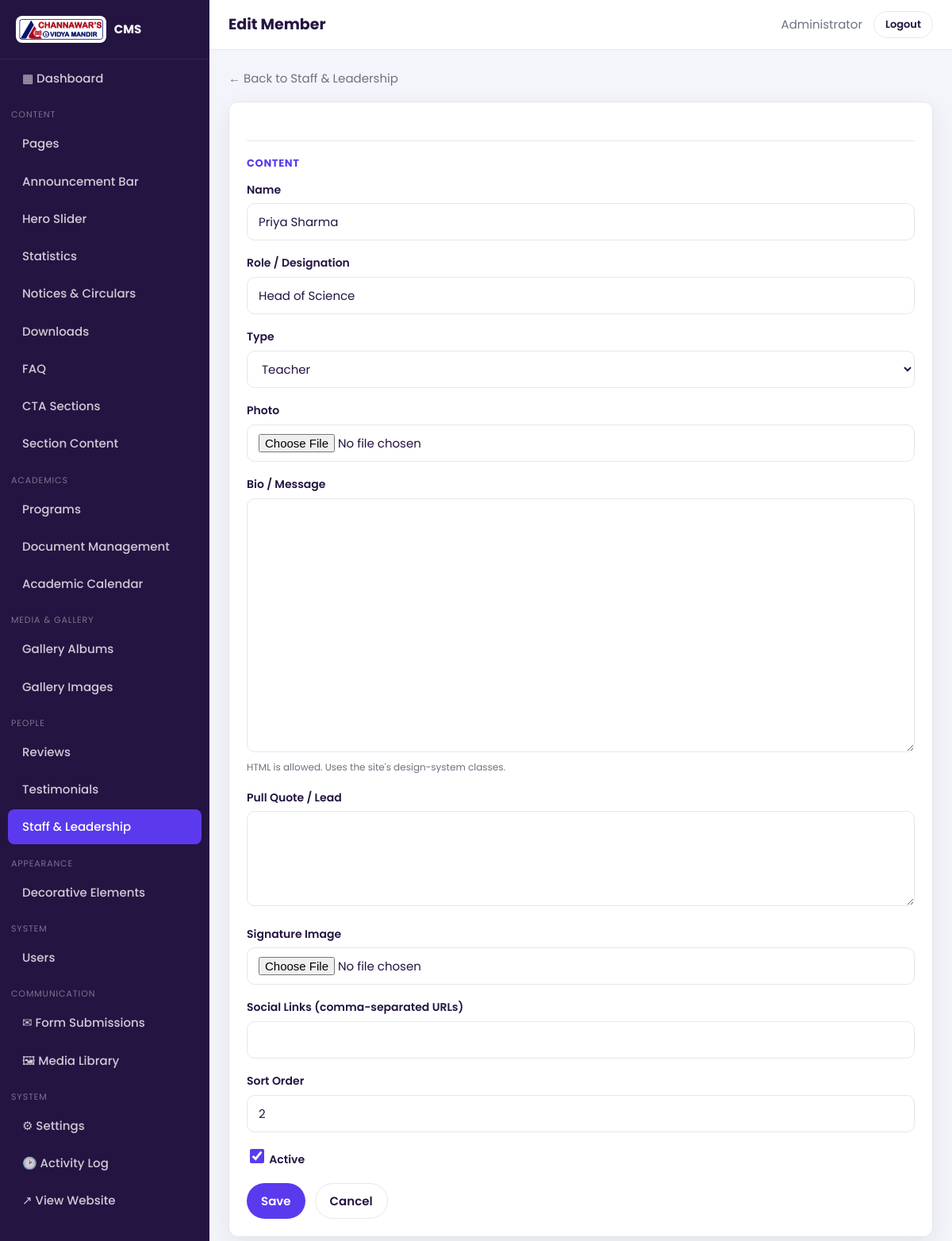
The page /admin/module/staff/edit/3 (signed in) on the database its author committed.
### tables this page shows
CREATE TABLE `cevm_users` (
  `id` int(10) unsigned NOT NULL AUTO_INCREMENT,
  `name` varchar(120) NOT NULL,
  `email` varchar(190) NOT NULL,
  `password` varchar(255) NOT NULL,
  `role` enum('admin','editor') NOT NULL DEFAULT 'editor',
  `avatar` varchar(255) DEFAULT NULL,
  `is_active` tinyint(1) NOT NULL DEFAULT 1,
  `reset_token` varchar(64) DEFAULT NULL,
  `reset_expires` datetime DEFAULT NULL,
  `last_login_at` datetime DEFAULT NULL,
  `created_at` datetime DEFAULT NULL,
  `updated_at` datetime DEFAULT NULL,
  `deleted_at` datetime DEFAULT NULL,
  PRIMARY KEY (`id`),
  UNIQUE KEY `uq_users_email` (`email`),
  KEY `idx_users_active` (`is_active`)
);

CREATE TABLE `cevm_staff` (
  `id` int(10) unsigned NOT NULL AUTO_INCREMENT,
  `name` varchar(120) NOT NULL,
  `role` varchar(120) DEFAULT NULL,
  `category` varchar(40) DEFAULT 'Teacher',
  `photo` varchar(255) DEFAULT NULL,
  `bio` longtext DEFAULT NULL,
  `quote` text DEFAULT NULL,
  `signature` varchar(255) DEFAULT NULL,
  `socials` varchar(500) DEFAULT NULL,
  `sort_order` int(11) NOT NULL DEFAULT 0,
  `is_active` tinyint(1) NOT NULL DEFAULT 1,
  `created_at` datetime DEFAULT NULL,
  `updated_at` datetime DEFAULT NULL,
  `deleted_at` datetime DEFAULT NULL,
  PRIMARY KEY (`id`),
  KEY `idx_staff_cat` (`category`)
);

### app/Core/Controller.php (called while the page is built, shortened)
<?php
abstract class Controller
{
    protected function view(string $view, array $data = [], ?string $layout = null): void
    {
        View::output($view, $data, $layout);
    }
}

### app/Controllers/Admin/CrudController.php (called while the page is built, shortened)
<?php
final class CrudController extends Controller
{
    private array $module;
    private string $key;
    private GenericModel $model;
    public function __construct(string $key)
    {
        $modules = require APP_PATH . '/modules.php';
        $this->key = $key;
        $this->module = $modules[$key];
        $this->model = new GenericModel($this->module['table'], !empty($this->module['softDelete']));
    }
    public function edit(int $id): void
    {
        $row = $this->model->find($id);
        $this->renderForm($row);
    }
    private function renderForm(?array $row): void
    {
        $this->view('admin/crud/form', [
            'title' => ($row ? 'Edit ' : 'New ') . $this->module['singular'],
            'moduleKey' => $this->key,
            'module' => $this->module,
            'row' => $row,
            'options' => $this->resolveOptions(),
            'errors' => [],
        ], 'admin/layout');
    }
    private function resolveOptions(): array
    {
        $out = [];
        return $out;
    }
}

### app/helpers.php (called while the page is built, shortened)
<?php
if (!function_exists('e')) {
    function e($value): string
    {
        return htmlspecialchars((string) ($value ?? ''), ENT_QUOTES | ENT_SUBSTITUTE, 'UTF-8');
    }
}
if (!function_exists('base_url')) {
    function base_url(string $path = ''): string
    {
        return BASE_URL . ($path !== '' ? '/' . ltrim($path, '/') : '');
    }
}
if (!function_exists('admin_url')) {
    function admin_url(string $path = ''): string
    {
        return ADMIN_URL . ($path !== '' ? '/' . ltrim($path, '/') : '');
    }
}
if (!function_exists('asset')) {
    function asset(string $path): string
    {
        return BASE_URL . '/assets/' . ltrim($path, '/');
    }
}

### app/Core/Database.php (called while the page is built, shortened)
<?php
final class Database
{
    private static ?Database $instance = null;
    private ?PDO $pdo = null;
    public static function instance(): self
    {
        return self::$instance ??= new self();
    }
    public function pdo(): PDO
    {
        if ($this->pdo instanceof PDO) {
            return $this->pdo;
        }
        $dsn = sprintf('mysql:host=%s;port=%s;dbname=%s;charset=%s', DB_HOST, defined('DB_PORT') ? DB_PORT : '3306', DB_NAME, DB_CHARSET);
        $options = [
            PDO::ATTR_ERRMODE            => PDO::ERRMODE_EXCEPTION,
            PDO::ATTR_DEFAULT_FETCH_MODE => PDO::FETCH_ASSOC,
            PDO::ATTR_EMULATE_PREPARES   => false,
            PDO::ATTR_TIMEOUT            => 5,
        ];
        $delaysMs = [100, 200, 400, 800, 1200];
        $attempt = 0;
        while (true) {
            try {
                $this->pdo = new PDO($dsn, DB_USER, DB_PASS, $options);
                return $this->pdo;
            } catch (PDOException $e) {
                if ($attempt >= count($delaysMs)) {
                    throw $e;
                }
                usleep($delaysMs[$attempt] * 1000);
                $attempt++;
            }
        }
    }
    public function run(string $sql, array $params = []): PDOStatement
    {
        $stmt = $this->pdo()->prepare($sql);
        $stmt->execute($params);
        return $stmt;
    }
    public function first(string $sql, array $params = []): ?array
    {
        $row = $this->run($sql, $params)->fetch();
        return $row === false ? null : $row;
    }
    public function all(string $sql, array $params = []): array
    {
        return $this->run($sql, $params)->fetchAll();
    }
}

### app/Core/Model.php (called while the page is built, shortened)
<?php
abstract class Model
{
    protected string $table;
    protected Database $db;
    public function __construct()
    {
        $this->db = Database::instance();
    }
    protected function t(): string
    {
        return DB_PREFIX . $this->table;
    }
    private function notDeleted(string $where = ''): string
    {
        $clause = 'deleted_at IS NULL';
        return $where === '' ? "WHERE {$clause}" : "{$where} AND {$clause}";
    }
    public function find(int $id): ?array
    {
        return $this->db->first(
            "SELECT * FROM {$this->t()} " . $this->notDeleted('WHERE id = ?'),
            [$id]
        );
    }
}

### config/config.php (called while the page is built, shortened)
<?php
require_once CONFIG_PATH . '/database.php';
spl_autoload_register(static function (string $class): void {
    $relative = str_replace('\\', '/', substr($class, 4));
    $file = APP_PATH . '/' . $relative . '.php';
});
require_once APP_PATH . '/helpers.php';

### app/Models/Setting.php (called while the page is built, shortened)
<?php
final class Setting
{
    private static ?array $cache = null;
    private static function load(): array
    {
        if (self::$cache === null) {
            self::$cache = [];
            $rows = Database::instance()->all(
                'SELECT setting_key, setting_value FROM ' . DB_PREFIX . 'settings'
            );
            foreach ($rows as $r) {
                self::$cache[$r['setting_key']] = $r['setting_value'];
            }
        }
        return self::$cache;
    }
    public static function get(string $key, ?string $default = null): ?string
    {
        $all = self::load();
        return $all[$key] ?? $default;
    }
}

### app/Core/Session.php (called while the page is built, shortened)
<?php
final class Session
{
    public static function get(string $key, $default = null)
    {
        return $_SESSION[$key] ?? $default;
    }
}

### app/Core/Auth.php (called while the page is built, shortened)
<?php
final class Auth
{
    public static function user(): ?array
    {
        return Session::get(self::KEY);
    }
    public static function id(): ?int
    {
        return self::user()['id'] ?? null;
    }
    public static function role(): string
    {
        return self::user()['role'] ?? 'guest';
    }
    public static function is(string $role): bool
    {
        return self::role() === $role;
    }
    public static function refresh(): void
    {
        $user = Database::instance()->first(
            'SELECT * FROM ' . DB_PREFIX . 'users WHERE id = ? LIMIT 1', [self::id()]
        );
    }
}

### app/Views/admin/crud/form.php (the view, shortened to what this page needs)
<?php
$val = static function (string $name, $default = '') use ($row) {
    return $row[$name] ?? $default;
};
$currentGroup = null;
?>
<div class="toolbar">
  <a class="muted" href="<?= admin_url('module/' . $moduleKey) ?>">← Back to <?= e($module['label']) ?></a>
</div>
<div class="card"><div class="card__body">
<form method="post" enctype="multipart/form-data"
      action="<?= admin_url('module/' . $moduleKey . ($row && !empty($row['id']) ? '/edit/' . $row['id'] : '/create')) ?>">
  <?php foreach ($module['fields'] as $f):
      $name = $f['name'];
      $type = $f['type'] ?? 'text';
      $label = $f['label'] ?? ucfirst($name);
      $group = $f['group'] ?? 'Content';
      $value = $val($name, $f['default'] ?? '');
      if ($group !== $currentGroup) { $currentGroup = $group; echo '<div class="group-title">' . e($group) . '</div>'; }
  ?>
    <div class="field">
      <?php if ($type !== 'checkbox'): ?><label for="f_<?= e($name) ?>"><?= e($label) ?></label><?php endif; ?>
      <?php if ($type === 'textarea'): ?>
        <textarea class="textarea" id="f_<?= e($name) ?>" name="<?= e($name) ?>"><?= e((string) $value) ?></textarea>
      <?php elseif ($type === 'richtext'): ?>
        <textarea class="textarea code" id="f_<?= e($name) ?>" name="<?= e($name) ?>" rows="<?= (int) ($f['rows'] ?? 12) ?>"><?= e((string) $value) ?></textarea>
        <p class="hint">HTML is allowed. Uses the site's design-system classes.</p>
      <?php elseif ($type === 'select'):
          $opts = $f['options'] ?? null; ?>
        <select class="select" id="f_<?= e($name) ?>" name="<?= e($name) ?>">
          <?php if ($opts): foreach ($opts as $o): ?>
            <option value="<?= e($o) ?>" <?= ((string) $value === (string) $o) ? 'selected' : '' ?>><?= e($o) ?></option>
          <?php endforeach; elseif (!empty($options[$name])): foreach ($options[$name] as $o): ?>
            <option value="<?= e((string) $o['v']) ?>" <?= ((string) $value === (string) $o['v']) ? 'selected' : '' ?>><?= e((string) $o['l']) ?></option>
          <?php endforeach; endif; ?>
        </select>
      <?php elseif ($type === 'checkbox'): ?>
        <label class="toggle"><input type="checkbox" name="<?= e($name) ?>" value="1" <?= $value ? 'checked' : '' ?>> <?= e($label) ?></label>
      <?php elseif ($type === 'image' || $type === 'file'): ?>
        <input class="input" type="file" id="f_<?= e($name) ?>" name="<?= e($name) ?>" data-preview="prev_<?= e($name) ?>"
               accept="<?= $type === 'image' ? 'image/*' : '.pdf,image/*' ?>">
      <?php elseif ($type === 'color'): ?>
        <input type="color" id="f_<?= e($name) ?>" name="<?= e($name) ?>" value="<?= e($value ?: '#5b3aee') ?>" style="height:44px;width:80px;border:1px solid var(--line);border-radius:8px">
      <?php elseif ($type === 'password'): ?>
        <input class="input" type="password" id="f_<?= e($name) ?>" name="<?= e($name) ?>" autocomplete="new-password">
      <?php else:
          $inputType = in_array($type, ['email','url','number','date','datetime','order'], true)
              ? ($type === 'order' ? 'number' : ($type === 'datetime' ? 'datetime-local' : $type))
              : 'text'; ?>
        <input class="input" type="<?= e($inputType) ?>" id="f_<?= e($name) ?>" name="<?= e($name) ?>" value="<?= e((string) $value) ?>">
      <?php endif; ?>
    </div>
  <?php endforeach; ?>
  <div class="form-actions">
    <button class="btn" type="submit">Save</button>
    <a class="btn light" href="<?= admin_url('module/' . $moduleKey) ?>">Cancel</a>
  </div>
</form>
</div></div>

### app/Views/admin/layout.php (shortened to what this page needs)
<?php
$modules = require APP_PATH . '/modules.php';
$groups = [];
foreach ($modules as $key => $m) {
    $groups[$m['group']][$key] = $m;
}
$uri = $_SERVER['REQUEST_URI'] ?? '';
$logo = Setting::get('logo') ?: asset('images/logo.jpg');
?><!DOCTYPE html>
<html lang="en">
<head>
<link rel="stylesheet" href="<?= asset('admin/admin.css') ?>">
</head>
<body>
<div class="admin">
  <aside class="sidebar">
    <div class="sidebar__brand">
      <img src="<?= e($logo) ?>" alt="Logo">
      <span>CMS</span>
    </div>
    <a class="item <?= str_contains($uri, '/dashboard') ? 'active' : '' ?>" href="<?= admin_url('dashboard') ?>">▦ Dashboard</a>
    <?php foreach ($groups as $groupName => $mods): ?>
      <div class="nav-group"><?= e($groupName) ?></div>
      <?php foreach ($mods as $key => $m): ?>
        <a class="item <?= str_contains($uri, 'module/' . $key) ? 'active' : '' ?>" href="<?= admin_url('module/' . $key) ?>">
          <?= e($m['label']) ?>
        </a>
      <?php endforeach; ?>
    <?php endforeach; ?>
    <div class="nav-group">Communication</div>
    <a class="item <?= str_contains($uri, '/forms') ? 'active' : '' ?>" href="<?= admin_url('forms') ?>">✉ Form Submissions</a>
    <a class="item <?= str_contains($uri, '/media') ? 'active' : '' ?>" href="<?= admin_url('media') ?>">🖼 Media Library</a>
    <div class="nav-group">System</div>
    <?php if (Auth::is('admin')): ?>
      <a class="item <?= str_contains($uri, '/settings') ? 'active' : '' ?>" href="<?= admin_url('settings') ?>">⚙ Settings</a>
    <?php endif; ?>
    <a class="item <?= str_contains($uri, '/activity') ? 'active' : '' ?>" href="<?= admin_url('activity') ?>">🕑 Activity Log</a>
    <a class="item" href="<?= base_url() ?>" target="_blank">↗ View Website</a>
  </aside>
  <div class="main">
    <header class="topbar">
      <div style="display:flex;align-items:center;gap:12px">
        <h1><?= e($title ?? '') ?></h1>
      </div>
      <div class="right">
        <a class="muted" href="<?= admin_url('profile') ?>"><?= e(Auth::user()['name'] ?? '') ?></a>
        <a class="btn light sm" href="<?= admin_url('logout') ?>">Logout</a>
      </div>
    </header>
    <main class="content">
      <?= $content ?>
    </main>
  </div>
</div>
</body>
</html>

### rows shown on the page
cevm_users: name "Administrator"
cevm_staff: name "Priya Sharma", role "Head of Science"

### other values the page prints
$groupName "CONTENT"
$m['label'] "Pages"
$m['label'] "Announcement Bar"
$m['label'] "Hero Slider"
$m['label'] "Statistics"
$m['label'] "Notices & Circulars"
$m['label'] "Downloads"
$m['label'] "FAQ"
$m['label'] "CTA Sections"
$m['label'] "Section Content"
$groupName "ACADEMICS"
$m['label'] "Programs"
$m['label'] "Document Management"
$m['label'] "Academic Calendar"
$groupName "MEDIA & GALLERY"
